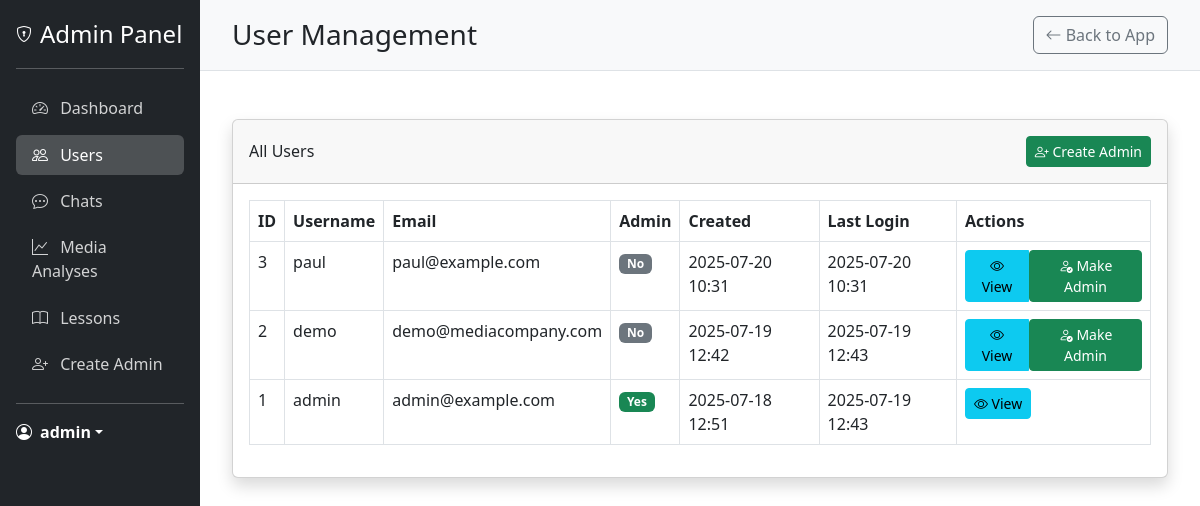
Page /admin/users (signed in) on the committed database.
### models.py (models this page shows, shortened)
class User(UserMixin, db.Model):
    __tablename__ = 'users'
    id = db.Column(db.Integer, primary_key=True)
    username = db.Column(db.String(80), unique=True, nullable=False)
    email = db.Column(db.String(120), unique=True, nullable=False)
    password_hash = db.Column(db.String(128), nullable=False)
    is_admin = db.Column(db.Boolean, default=False)
    created_at = db.Column(db.DateTime, default=datetime.utcnow)
    last_login = db.Column(db.DateTime)
    latitude = db.Column(db.Float)
    longitude = db.Column(db.Float)
    location_name = db.Column(db.String(200))
    analyses = db.relationship('MediaAnalysis', backref='user', lazy=True)

### app.py (the view)
@app.route('/admin/users')
@login_required
@admin_required
def admin_users():
    users = User.query.order_by(User.created_at.desc()).all()
    return render_template('admin/users.html', users=users)

### app.py (called while the page is built)
@login_manager.user_loader
def load_user(user_id):
    return User.query.get(int(user_id))

def admin_required(f):
    @wraps(f)
    def decorated_function(*args, **kwargs):
        if not current_user.is_authenticated:
            flash('You need to login first.', 'danger')
            return redirect(url_for('login'))
        if not hasattr(current_user, 'is_admin') or not current_user.is_admin:
            flash('You need admin privileges to access this page.', 'danger')
            return redirect(url_for('landing_page1'))
        return f(*args, **kwargs)
    return decorated_function

### templates/admin/users.html (shortened to what this page needs)
{% extends "admin/base_admin.html" %}
{% block header %}User Management{% endblock %}
{% block content %}
<div class="card shadow mb-4">
    <div class="card-header py-3 d-flex flex-row align-items-center justify-content-between">
        <h6 class="m-0 font-weight-bold">All Users</h6>
        <a href="{{ url_for('create_admin') }}" class="btn btn-sm btn-success">
            <i class="bi bi-person-plus"></i> Create Admin
        </a>
    </div>
    <div class="card-body">
        <div class="table-responsive">
            <table class="table table-bordered" id="usersTable" width="100%" cellspacing="0">
                <thead>
                    <tr>
                        <th>ID</th>
                        <th>Username</th>
                        <th>Email</th>
                        <th>Admin</th>
                        <th>Created</th>
                        <th>Last Login</th>
                        <th>Actions</th>
                    </tr>
                </thead>
                <tbody>
                    {% for user in users %}
                    <tr>
                        <td>{{ user.id }}</td>
                        <td>{{ user.username }}</td>
                        <td>{{ user.email }}</td>
                        <td>
                            {% if user.is_admin %}
                            <span class="badge bg-success">Yes</span>
                            {% else %}
                            <span class="badge bg-secondary">No</span>
                            {% endif %}
                        </td>
                        <td>{{ user.created_at.strftime('%Y-%m-%d %H:%M') if user.created_at else 'N/A' }}</td>
                        <td>{{ user.last_login.strftime('%Y-%m-%d %H:%M') if user.last_login else 'Never' }}</td>
                        <td>
                            <div class="btn-group" role="group">
                                <a href="{{ url_for('admin_user_detail', user_id=user.id) }}" class="btn btn-sm btn-info">
                                    <i class="bi bi-eye"></i> View
                                </a>
                                {% if user.id != current_user.id %}
                                <form action="{{ url_for('toggle_admin', user_id=user.id) }}" method="post" class="d-inline">
                                    <button type="submit" class="btn btn-sm {% if user.is_admin %}btn-warning{% else %}btn-success{% endif %}">
                                        {% if user.is_admin %}
                                        <i class="bi bi-person-dash"></i> Remove Admin
                                        {% else %}
                                        <i class="bi bi-person-check"></i> Make Admin
                                        {% endif %}
                                    </button>
                                </form>
                                {% endif %}
                            </div>
                        </td>
                    </tr>
                    {% endfor %}
                </tbody>
            </table>
        </div>
    </div>
</div>
{% endblock %}
{% block extra_css %}
<link rel="stylesheet" href="https://cdn.datatables.net/1.11.5/css/dataTables.bootstrap5.min.css">
{% endblock %}

### templates/admin/base_admin.html (shortened to what this page needs)
<!DOCTYPE html>
<html lang="en">
<head>
    <link href="https://cdn.jsdelivr.net/npm/bootstrap@5.3.0-alpha1/dist/css/bootstrap.min.css" rel="stylesheet">
    <link rel="stylesheet" href="https://cdn.jsdelivr.net/npm/bootstrap-icons@1.10.3/font/bootstrap-icons.css">
    {% block extra_css %}{% endblock %}
</head>
<body>
    <div class="container-fluid">
        <div class="row">
            <div class="col-md-2 admin-sidebar p-0">
                <div class="d-flex flex-column p-3">
                    <a href="{{ url_for('admin_dashboard') }}" class="d-flex align-items-center mb-3 mb-md-0 me-md-auto text-white text-decoration-none">
                        <i class="bi bi-shield-lock me-2"></i>
                        <span class="fs-4">Admin Panel</span>
                    </a>
                    <hr>
                    <ul class="nav nav-pills flex-column mb-auto">
                        <li class="nav-item">
                            <a href="{{ url_for('admin_dashboard') }}" class="nav-link {% if request.endpoint == 'admin_dashboard' %}active{% endif %}">
                                <i class="bi bi-speedometer2 me-2"></i>
                                Dashboard
                            </a>
                        </li>
                        <li>
                            <a href="{{ url_for('admin_users') }}" class="nav-link {% if request.endpoint == 'admin_users' or request.endpoint == 'admin_user_detail' %}active{% endif %}">
                                <i class="bi bi-people me-2"></i>
                                Users
                            </a>
                        </li>
                        <li>
                            <a href="{{ url_for('admin_chats') }}" class="nav-link {% if request.endpoint == 'admin_chats' or request.endpoint == 'admin_chat_detail' %}active{% endif %}">
                                <i class="bi bi-chat-dots me-2"></i>
                                Chats
                            </a>
                        </li>
                        <li>
                            <a href="{{ url_for('admin_analyses') }}" class="nav-link {% if request.endpoint == 'admin_analyses' %}active{% endif %}">
                                <i class="bi bi-graph-up me-2"></i>
                                Media Analyses
                            </a>
                        </li>
                        <li>
                            <a href="{{ url_for('admin_lessons') }}" class="nav-link {% if request.endpoint == 'admin_lessons' %}active{% endif %}">
                                <i class="bi bi-book me-2"></i>
                                Lessons
                            </a>
                        </li>
                        <li>
                            <a href="{{ url_for('create_admin') }}" class="nav-link {% if request.endpoint == 'create_admin' %}active{% endif %}">
                                <i class="bi bi-person-plus me-2"></i>
                                Create Admin
                            </a>
                        </li>
                    </ul>
                    <hr>
                    <div class="dropdown">
                        <a href="#" class="d-flex align-items-center text-white text-decoration-none dropdown-toggle" id="dropdownUser1" data-bs-toggle="dropdown" aria-expanded="false">
                            <i class="bi bi-person-circle me-2"></i>
                            <strong>{{ current_user.username }}</strong>
                        </a>
                    </div>
                </div>
            </div>
            <div class="col-md-10 p-0">
                <div class="admin-header d-flex justify-content-between align-items-center">
                    <h1 class="h3 mb-0">{% block header %}Admin Dashboard{% endblock %}</h1>
                    <div>
                        <a href="{{ url_for('landing_page1') }}" class="btn btn-outline-secondary">
                            <i class="bi bi-arrow-left"></i> Back to App
                        </a>
                    </div>
                </div>
                <div class="admin-content">
                    {% block content %}{% endblock %}
                </div>
            </div>
        </div>
    </div>
</body>
</html>

### templates/admin/base_admin.html (style rules this page uses)
.admin-sidebar { min-height: 100vh; background-color: #212529; color: white; }
.admin-sidebar .nav-link { color: rgba(255, 255, 255, 0.8); padding: 0.5rem 1rem; margin: 0.2rem 0; }
.admin-sidebar .nav-link.active { color: white; background-color: rgba(255, 255, 255, 0.2); }
.admin-content { padding: 2rem; }
.admin-header { background-color: #f8f9fa; padding: 1rem 2rem; border-bottom: 1px solid #dee2e6; }

### rows in the picture
User: username "admin", id "1", email "admin@example.com", is_admin "Yes", created_at "2025-07-18 12:51", last_login "2025-07-19 12:43"
User: id "3", username "paul", email "paul@example.com", is_admin "No", created_at "2025-07-20 10:31", last_login "2025-07-20 10:31"
User: id "2", username "demo", email "demo@mediacompany.com", is_admin "No", created_at "2025-07-19 12:42", last_login "2025-07-19 12:43"
